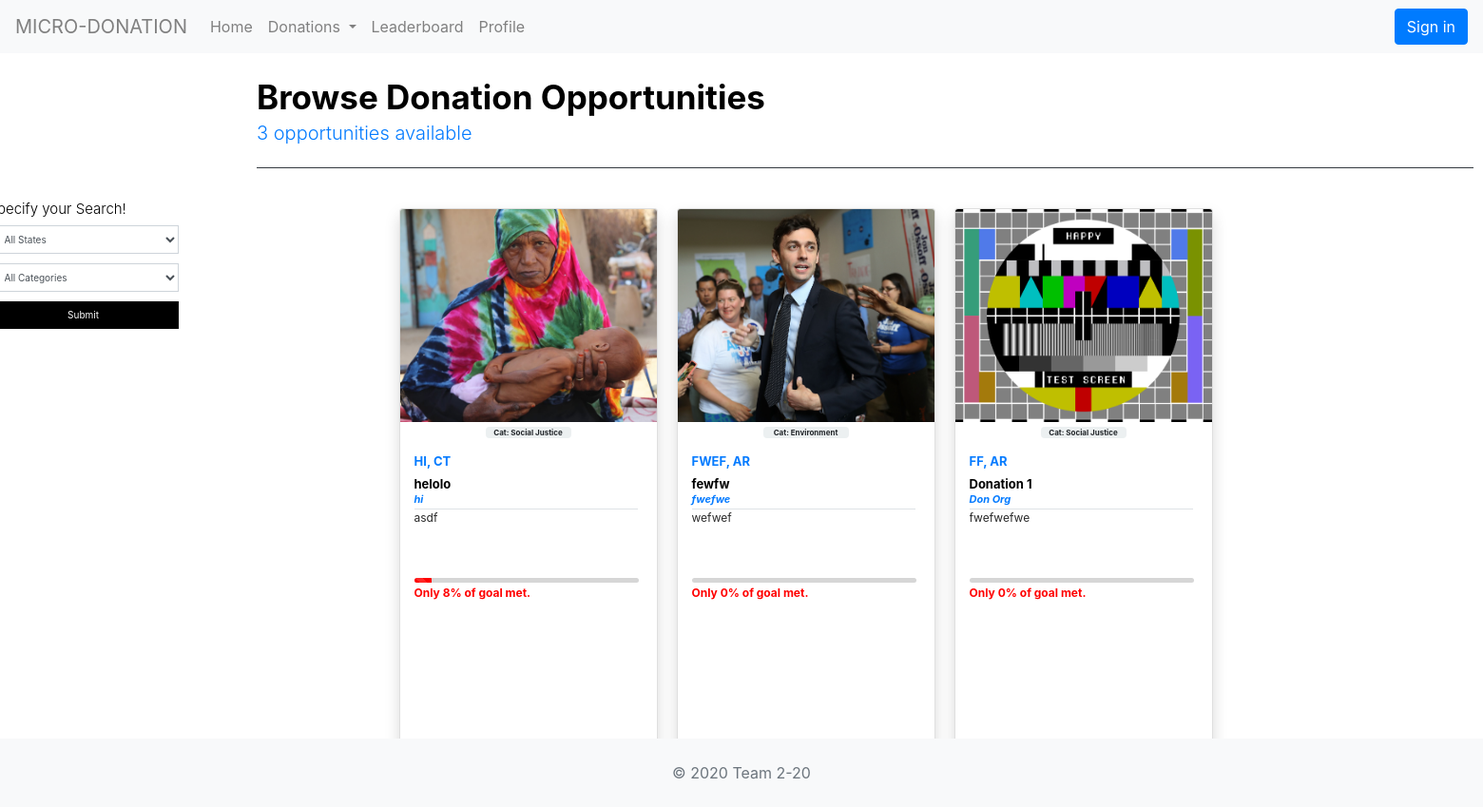
The page /donation/list on the database its author committed.
### donation/models.py (models this page shows, shortened)
class Donation(models.Model):
    title = models.CharField(max_length=100)
    title_processed = models.CharField(max_length=100, default="default_title")
    class CategoryChoices(models.TextChoices):
        social_justice = 'Social Justice'
        environment = 'Environment'
    category = models.CharField(max_length=50, choices=CategoryChoices.choices)
    description = models.CharField(max_length=1000,
                                   default="Enter donation description")
    organization = models.CharField(max_length=100)
    creator = models.CharField(max_length=50, default="John")
    city = models.CharField(max_length=50)
    state = models.CharField(max_length=2)
    start_date = models.DateTimeField('date donations started',
                                      default=datetime.datetime.now())
    length_days = models.IntegerField(default=1)
    goal = models.DecimalField(max_digits=10, decimal_places=2, default=100)
    current_amount = models.DecimalField(max_digits=10,
                                         decimal_places=2,
                                         default=0)
    percentage_met = models.IntegerField(default=0)
    image = models.ImageField(default='/donation/images/default.png')
    def __init__(self, *args, **kwargs):
        super(Donation, self).__init__(*args, **kwargs)
        self.title_processed = self.title.replace(" ", "").lower()
        self.percentage_met = int((self.current_amount / self.goal) * 100)
    def was_published_recently(self):
        now = timezone.now()
        return now - datetime.timedelta(
            days=self.donation_length_days) <= self.start_date <= now
    was_published_recently.admin_order_field = 'pub_date'
    was_published_recently.boolean = True
    was_published_recently.short_description = 'Published recently?'

### donation/views.py (the view)
# urls.py: path('list', views.DonationsListView.as_view(), name='donations_list'),
class DonationsListView(ListView):
    template_name = 'donation/index.html'
    context_object_name = 'active_donation_list'
    def get_queryset(self):
        return Donation.objects.filter(
            start_date__lte=timezone.now()).order_by('-start_date')

### donation/templates/donation/index.html (shortened to what this page needs)
{% extends "donation/main.html" %}
{% load static %} {% load bootstrap4 %} {% bootstrap_css %} {% bootstrap_javascript jquery='full' %}
{% block content %}
<body style="margin-bottom:0">
	<div class="row border-bottom border-dark justify-content-start" style="width: 80rem; margin-left: 270">
	    	<div class=" justify-content-start" style="width: 60%; margin-top: 20; height: 100">
	    		<p class="font-weight-bold" style="font-size: 35; color: black"> Browse Donation Opportunities</p>
	    		<p class="font-weight-light" style="color:#047bff; font-size: 20; margin-top: -20">
	            {{active_donation_list|length}} opportunities available</p>
	    	</div>
	</div>
    {% if active_donation_list %}
    <div class="row justify-content-md-center border-dark">
                <div class="border-dark dropdown show justify-content-around" style="margin-top: 32; border-radius: 0; width: 200; margin-left: -100;">
                    <p class="font-weight-light" style="font-size: 15; margin-bottom: 5; color: black;">
                        Specify your Search!
                    </p>
                    <form action="{% url 'donation:filt'%}" method="POST">
                        <select class="form-control" id="state" name="state" style="border-radius: 0; margin-bottom: 10; height: 30; font-size: 10">
                                    <option value="N/A">All States</option>
                        </select>
                        <select class="form-control" id="categories" name="categories" style="border-radius: 0; margin-bottom: 10; height: 30; font-size: 10">
                                    <option value="N/A">All Categories</option>
                        </select>
                        <div style="">
                            <input class="btn btn-primary" type="submit" value="Submit" style="border-radius: 0; width: 100%; font-size: 10; background-color: black; border-color: black">
                        </div>
                    </form>
    </div>
    <div class="d-flex justify-content-md-center align-items-center" style="">
        <div class="row justify-content-md-center overflow-auto border-dark" style="margin-left: 20; margin-top: 2rem; width: 80rem; height: 640;">
            {% for donation in active_donation_list %}
            <div class="card shadow text-center" style="width: 17rem; margin: 10; border-color: none; height: 615">
                {% if donation.image %}
                <img class="card-img-top" src="/donation{{donation.image.url}}" alt="Card image cap"
                    style="border-color: black; width: 100%">
                {% endif %}
                <span class=" badge badge-light align-self-center"
                    style="font-size: 8; width: 90; margin-top: 5; background-color: #ECF0F1">Cat:
                    {{donation.category}}</span>
                <div class="card-body">
                    <div class="d-flex justify-content-start align-items-start" style="margin-top: -5; margin-left: -5">
                        <p class="text-left text-wrap font-weight-bold text-uppercase"
                            style="font-size: 13; color: #047bff">{{donation.city}}, {{donation.state}}</p>
                    </div>
                    <div class="d-flex justify-content-start align-items-start"
                        style="margin-top: -12; margin-left: -5">
                        <p class="text-left text-wrap font-weight-bold" style="font-size: 13; color: black">
                            {{donation.title}}</p>
                    </div>
                    <div class="d-flex justify-content-start align-items-start border-bottom"
                        style="margin-top: -18; margin-left: -5; padding-bottom: 18; height: 15;">
                        <p class="text-left text-wrap font-weight-bold font-italic"
                            style="font-size: 11; color: #047bff">{{donation.organization}}</p>
                    </div>
                    <div class="d-flex justify-content-start align-items-start overflow-auto"
                        style="margin-top:0; margin-left: -5; width: 15rem; height: 62">
                        <p class="text-left text-wrap font-weight-normal" style="font-size: 12; color: #282828">
                            {{donation.description}}</p>
                    </div>
                    {% if donation.percentage_met <= 33 %}
                    <div class="d-flex justify-content-start align-items-start"
                        style="margin-top: 10; margin-left: -5; width: 18.5rem">
                        <div class="progress"
                            style="margin-right: 20%; margin-bottom: 10px; height: 5px; background-color: #d6d6d6; width: 100%">
                            <div class="progress-bar progress-bar-striped progress-bar-animated" role="progressbar"
                                style="width: {{donation.percentage_met}}%; color:black; background-color: red; align-self: left; height: 10"
                                aria-valuenow={{donation.percentage_met}} aria-valuemin="0" aria-valuemax="100">
                            </div>
                        </div>
                    </div>
                    <div class="d-flex justify-content-start align-items-start"
                        style="margin-top: -8; margin-left: -5; width: 355">
                        <p class="text-left text-wrap font-weight-bold" style="font-size: 12; color: red; ">Only
                            {{donation.percentage_met}}% of goal met.</p>
                    </div>
                    {% endif %}
                </div>
                <div class="card-footer text-muted"
                    style="margin-top: -25; background-color: white; border-top-color: white">
                    <a href="{% url 'donation:donation_detail' donation.id %}" class="btn btn-primary"
                        style="margin-left: -2; width: 14.5rem; height: 100%; background-color: #047bff; border-color: #047bff; border-radius: 0">Donate</a>
                </div>
            </div>
            {% endfor %}
        </div>
    </div>
</div>
    {% endif %}
</body>
{% endblock %}

### donation/templates/donation/main.html (shortened to what this page needs)
{% load static %} {% load bootstrap4 %} {% bootstrap_css %} {% bootstrap_javascript jquery='full' %}
{% load socialaccount %}
<nav class="navbar navbar-expand-lg navbar-dark bg-light">
  <a class="navbar-brand" href="/donation/" style="color: grey">MICRO-DONATION</a>
  <div class="collapse navbar-collapse" id="navbarSupportedContent">
    <ul class="navbar-nav mr-auto">
      <li class="nav-item">
        <a class="nav-link" href="/donation" style="color: grey">Home</a>
      </li>
      <li class="nav-item dropdown">
        <a class="nav-link dropdown-toggle" href="#" id="navbarDropdown" role="button" data-toggle="dropdown"
          aria-haspopup="true" aria-expanded="false" style="color: grey">
          Donations
        </a>
      </li>
      <li class="nav-item">
        <a class="nav-link" href="/donation/leaderboard" style="color: grey">Leaderboard</a>
      </li>
      <li class="nav-item">
        <a class="nav-link" href="/donation/profile" style="color: grey">Profile</a>
      </li>
    </ul>
  </div>
  <ul class="nav navbar-nav navbar-right">
    {% if user.is_authenticated %}
    <li id="user-basic">
      <div class="navbar-text" id="user-basic-info" style="margin-right: 20px; color: black">Logged in as: {{ user.username }}</div>
    </li>
    <li id="signout-link"></li>
    <form method="post" action="{% url 'account_logout' %}" style="margin:auto;">
      {% csrf_token %}
      {% if redirect_field_value %}
      <input type="hidden" name="{{ redirect_field_name }}" value="{{ redirect_field_value }}" />
      {% endif %}
      <button class="btn btn-primary navbar-btn" onclick="signOut();">Sign
        out</button>
    </form>
    </li>
    {% else %}
    <li id="signin-button">
      <a href="{% provider_login_url 'google' %}"><button class="btn btn-primary navbar-btn" onclick="signIn();">Sign
          in</button></a>
    </li>
    {% endif %}
  </ul>
</nav>
<html lang="en">
<body>
</body>
</html>
{% block content %}{% endblock %}
<footer style="position:absolute; bottom:0; width:100%;" class="py-4 bg-light text-white-50">
  <div class="container" style="width:100%; text-align: center;">
    <span class="text-muted">&copy; 2020 Team 2-20</span>
  </div>
</footer>

### donation/templates/donation/index.html (style rules this page uses)
.card-img-top { width: 100%; height: 28vh; object-fit: cover; }

### rows shown on the page
Donation: image (picture), category "Social Justice", city "HI", state "CT", title "helolo", organization "hi", description "asdf", percentage_met "8"
Donation: image (picture), category "Environment", city "FWEF", state "AR", title "fewfw", organization "fwefwe", description "wefwef", percentage_met "0"
Donation: image (picture), category "Social Justice", city "FF", state "AR", title "Donation 1", organization "Don Org", description "fwefwefwe", percentage_met "0"

### other values the page prints
{{ active_donation_list|length }} "3"
